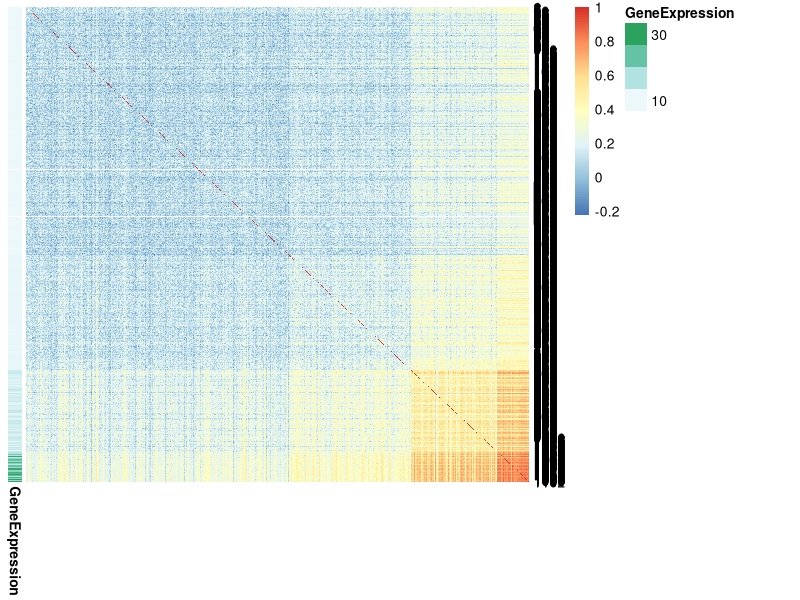
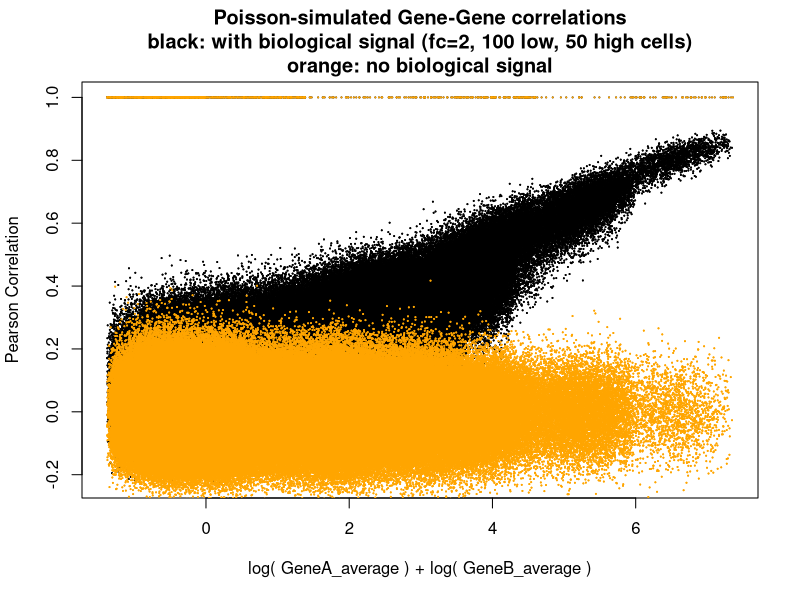

These charts were generated, in order, by the following R code:
library(pheatmap)



# Plausible means and sizefactors -----------------------------------------

# Find more detail in hvg.Rmd. Basically, below means/sfs are highly similar in
# magnitude and proportions to those observed in the CITEseq dataset:
plausible_means <- c(  
    runif(575, min = .5, max = 1),
    runif(267, min = 1,  max = 2),
    runif(190, min = 2,  max = 10),
    runif(70, min = 10, max = 40)  )
pm <- plausible_means   # for code

plausible_sf <- rf(1000,20,22, 0)


# simulate function -------------------------------------------------------

simulateFoldchange <- function(
                        mean_low  = 1,       # mean_low, mean_high: Poisson rate for
                        mean_high = 4,       #                      low/high expressors
                        n_low = 100,         # n_low, n_high: number of cells
                        n_high = 50,
                        sizefactors=NULL    # optional: provide arbitrary number of sizefactors from which to sample
                        ) {
   # Return value: vector with simulated counts. If sizefactors
   #               are provided, returns normalized counts.
   # function summary:
   # Simulate poisson counts for two populations of sizes n_low and n_high, with
   # means (Poisson rate lambda) mean_low and mean_high, respectively.
   # If sizefactors are provided, cells with a larger sf see a larger poisson rate
   # and are then later normalized again by this size factor. So small cells will
   # get more zeros overall, while large cels (large sf) will have small values instead
   # of zeros.
    if( is.null(sizefactors) ) {
      sizefactors <- sample(1, n_low+n_high, replace = TRUE)
    }else{ # also works if less sizefactors than cells due to `replace=T`:
      sizefactors <- sample(sizefactors, n_low+n_high, replace = TRUE)
    }
     
     c( rpois(n_low,  mean_low * sizefactors[1:n_low]),
        rpois(n_high, mean_high *sizefactors[ (n_low+1) : (n_low+n_high) ] )
       ) / sizefactors 
   
}






# Property of Variance (Wikipedia) ------------------------------
# If all values are scaled by a constant, the variance is scaled by 
# the square of that constant. In math:  var(c*X) <- c^2 * var(X)

p <- cbind(
p15 = rpois(1000, lambda = 15),
p5  = rpois(1000, lambda = 5),
p.1 = rpois(1000, lambda = .1)
)


apply(t(t(p) * c(1,2,3)), 2, var) # Poisson variance
apply(t(t(scale(p))), 2, var)     # scaled to unit variance
apply(t(t(scale(p)) * c(1,2,3)), 2, var)              # careful: var(c*X) <- c^2 * var(X)
apply(t(t(scale(p)) * c(1,sqrt(2),sqrt(3))), 2, var)  # inflate variance as I like!


# Understand PCA  -------------------------------------------------


# How PCA works:
counts <- cbind(fc2 = simulateFoldchange(2,4, n_low=500, n_high = 500),
                fc2high = simulateFoldchange(8, 16, n_low=500, n_high = 500),
                fc0 = simulateFoldchange(4,4, n_low=500, n_high = 500))
vmr <- function(vector) var(vector) / mean(vector)
apply(counts, 2, vmr)

# Observe how not scaling gives higher weight to the gene with the larger variance.
round(cbind(var =apply(counts, 2, var) ,prcomp(counts)$rotation), 2)
round(cbind(var = apply(scale(counts), 2, var), prcomp(scale(counts))$rotation), 2)
# We know variance is a stupid measure for a gene's importance in scRNAseq data,
# simply because the variance varies quite a lot over the range of expression magnitudes.
# Instead of stabilizing the variance, I will try to weight each gene by a better
# number; namely the VMR.

# Here is how one could weight one gene much stronger than all others:
rescaled <- t(  t(scale(counts)) * c(sqrt(15), 1, 1)  )
round(cbind(var = apply(rescaled, 2, var), prcomp(rescaled)$rotation), 2)

# We can see weighting by something other than the variance might be a good idea
# when we consider the following. Taking the log does
# somewhat stabilize variance, but in this case overshoots and gives too much
# weight to the lowly expressed gene:
round(cbind(var =apply(log1p(counts), 2, var) ,prcomp(log1p(counts))$rotation), 2)










# Pearson correlation under Poisson noise ---------------------------------------
c1 <- cor(
     sapply(pm, function(mu) {
     simulateFoldchange(mean_low = mu, mean_high = 2 * mu, sizefactors = plausible_sf)
   })
)

noise1 <- cor(
  sapply(pm, function(mu) {
    simulateFoldchange(mean_low = mu, mean_high = mu, sizefactors = plausible_sf)
  })
)


rownames(c1) <- 1:length(pm)
pheatmap(c1, cluster_cols = F, cluster_rows = F, annotation_row = data.frame(GeneExpression = pm, row.names = 1:length(pm)))
# We can see the high correlation is observed best between highly expressed
# genes. The lower both genes are expressed, the less clear their (perfect) correlation
# is measured by Pearson coefficient.


logaverage_matrix <- outer(log(pm), log(pm), FUN = "+")
plot(
  logaverage_matrix,
  c1,
  pch = 20, cex= .2,
  main = "Poisson-simulated Gene-Gene correlations\nblack: with biological signal (fc=2, 100 low, 50 high cells)\norange: no biological signal",
  ylab = "Pearson Correlation",
  xlab = "log( GeneA_average ) + log( GeneB_average )"
)
points(
  logaverage_matrix,
  noise1,
  pch = 20, cex = .2, col = "orange"
)
# If at least one of the genes is expressed highly, correlations (black) lie above
# Poisson noise (orange).


















  